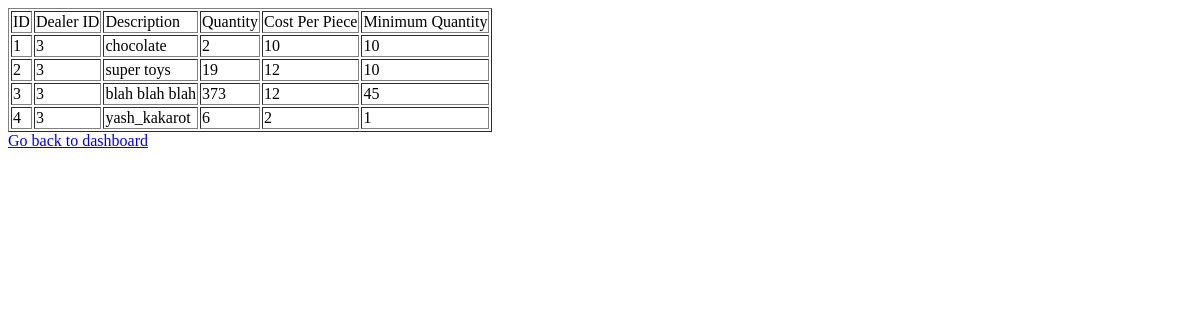
The page /print_inventory on the database as committed earlier.
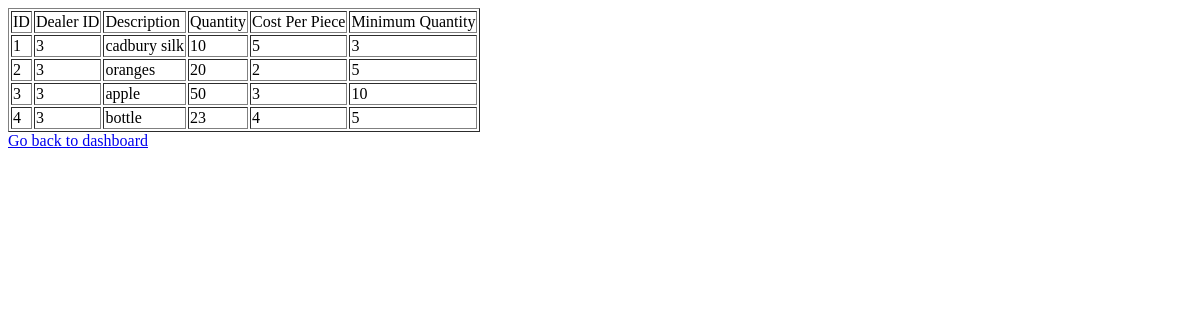
The same page on the database as committed later.
### app.py (models this page shows)
class Products(db.Model):
    id = db.Column(db.Integer, primary_key=True)
    dealer_id = db.Column(db.Integer)
    description = db.Column(db.String(100))
    quantity_avail = db.Column(db.String(100))
    cost_each = db.Column(db.String(100))
    min_quantity=db.Column(db.Integer)

### app.py (the view)
@app.route('/print_inventory')
def print_inventory():
    con = sql.connect("dbms1.db")
    con.row_factory = sql.Row
    cur = con.cursor()
    cur.execute("select * from products")
    rows = cur.fetchall();
    return render_template("print_items.html",rows = rows)

### templates/print_items.html
<!doctype html>
<html>
   <body>
      <table border = 1>
         <thead>
            <td>ID</td>
            <td>Dealer ID</td>
            <td>Description</td>
            <td>Quantity</td>
            <td>Cost Per Piece</td>
            <td>Minimum Quantity</td>
         </thead>
         {% for row in rows %}
            <tr>
               <td>{{row["id"]}}</td>
               <td>{{row["dealer_id"]}}</td>
               <td> {{ row["description"]}}</td>
               <td>{{row['quantity_avail']}}</td>
               <td> {{ row["cost_each"]}}</td>
               <td> {{ row["min_quantity"]}}</td>
            </tr>
         {% endfor %}
      </table>
      <a href = "/dashboard/admin">Go back to dashboard</a>
   </body>
</html>

Rows that differ between the two databases and show on the page:
changed Products id 1: description "chocolate" → "cadbury silk"; quantity_avail "2" → "10"; cost_each "10" → "5"; min_quantity "10" → "3"
changed Products id 2: description "super toys" → "oranges"; quantity_avail "19" → "20"; cost_each "12" → "2"; min_quantity "10" → "5"
changed Products id 3: description "blah blah blah" → "apple"; quantity_avail "373" → "50"; cost_each "12" → "3"; min_quantity "45" → "10"
changed Products id 4: description "yash_kakarot" → "bottle"; quantity_avail "6" → "23"; cost_each "2" → "4"; min_quantity "1" → "5"
